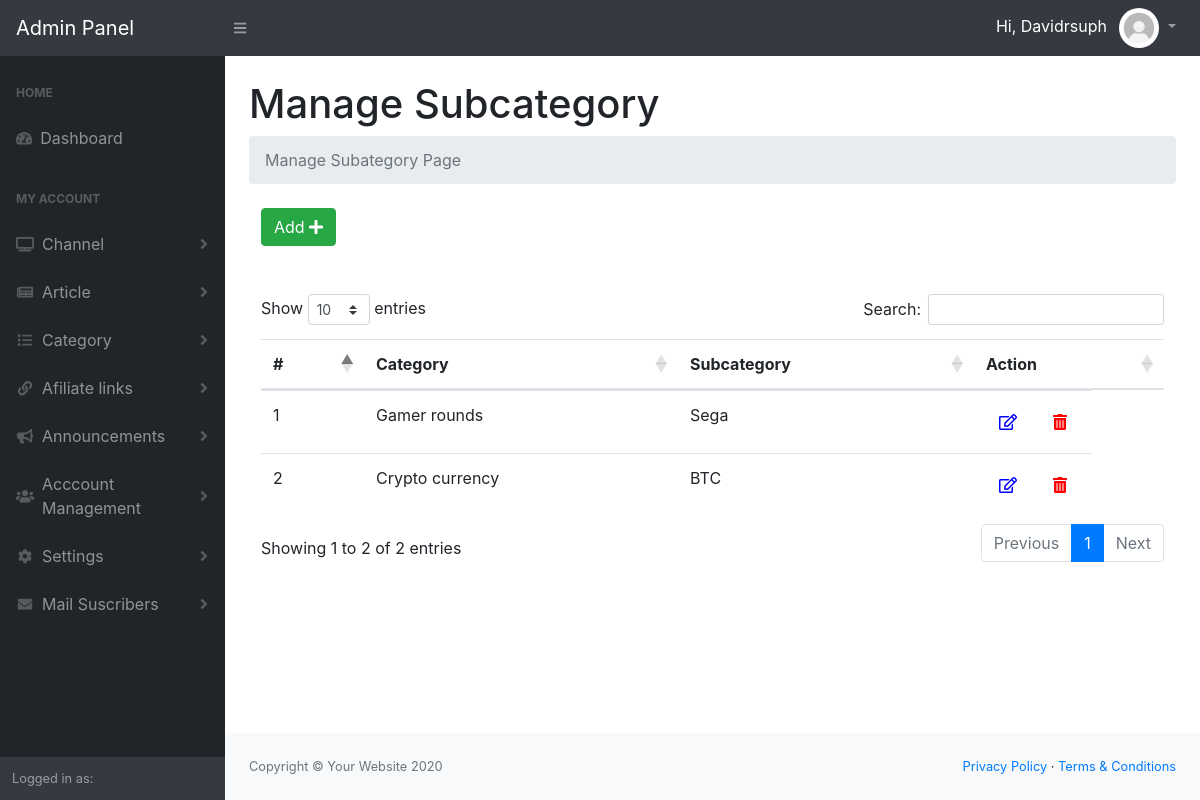
/admin/manage-subcategories.php (signed in), run on the app's committed database.
### tables this page shows
CREATE TABLE IF NOT EXISTS `subcategory` (
  `id` int(11) NOT NULL AUTO_INCREMENT,
  `category_id` int(11) NOT NULL,
  `subcategory` varchar(255) NOT NULL,
  `Is_Active` int(11) NOT NULL,
  `created_on` timestamp NOT NULL DEFAULT CURRENT_TIMESTAMP ON UPDATE CURRENT_TIMESTAMP,
  PRIMARY KEY (`id`)
);

CREATE TABLE IF NOT EXISTS `category` (
  `id` int(11) NOT NULL AUTO_INCREMENT,
  `CategoryName` varchar(255) NOT NULL,
  `Is_Active` int(11) NOT NULL,
  `created_on` timestamp NOT NULL DEFAULT CURRENT_TIMESTAMP ON UPDATE CURRENT_TIMESTAMP,
  PRIMARY KEY (`id`)
);

### admin/manage-subcategories.php (the view, shortened to what this page needs)
<?php
    include('include/header.php');
?>
<?php
    include('include/sidebar.php');
?>
<main>
    <div class="container-fluid">
        <h1 class="mt-4">Manage Subcategory</h1>
        <ol class="breadcrumb mb-4">
            <li class="breadcrumb-item active">Manage Subategory Page</li>
        </ol>
        <div class="col-md-12">
            <div class="demo-box m-t-20">
                <div class="m-b-30">
                    <a href="add-subcategory.php">
                    <button id="addToTable" class="btn btn-success waves-effect waves-light">Add <i class="fa fa-plus" ></i></button>
                    </a>
                </div>
                <br>
                <br>
            <div class="table-responsive">
                <table class="table m-0 table-colored-bordered table-bordered-primary" id="dataTable">
                    <thead>
                        <tr>
                            <th>#</th>
                            <th>Category</th>
                            <th>Subcategory</th>
                            <th>Action</th>
                        </tr>
                    </thead>
                    <tbody>
                    <?php
                    $query=mysqli_query($conn,"SELECT category.CategoryName as catname,subcategory.subcategory as subcatname,subcategory.id as subcatid from subcategory join category on subcategory.category_id=category.id where subcategory.Is_Active=1");
                    $rowcount=mysqli_num_rows($query);
                    if($rowcount==0)
                    {
                    ?>
                    <tr>
                    <td colspan="7" align="center"><h3 style="color:red">No record found</h3></td>
                    <tr>
                    <?php
                    } else {
                    while($row=mysqli_fetch_array($query))
                    {
                    ?>
					<tr>
						<td><?php echo $row['subcatid']; ?></td>
                        <td><?php echo $row['catname']; ?></td>
                        <td><?php echo $row['subcatname']; ?></td>
						<td style="display: inline-flex;">
              <form action="edit-subcategory.php" method="post">
                  <button type="submit" name="btn_edit" class="btn" style="color: blue;"><i class="far fa-edit"></i></button>
              </form>
          <form action="manage-subcategories.php" method="post">
              <button type="submit" name="delete_btn" class="btn" onclick="return confirm('Are you sure you want to delete this record?');" style="margin-left: 10px;color: red;"><i class="fas fa-trash-alt"></i></button>
          </form>
            </td>
					</tr>
                    <?php
					}
                }
                 ?>
                    </tbody>
                </table>
                </div>
            </div>
        </div>
    </div>
</main>
<?php
    include('include/footer.php');
?>
<?php
    include('include/scripts.php');
?>

### data on the page
subcategory: id "1", category.CategoryName "Gamer rounds", subcategory "Sega"
subcategory: id "2", category.CategoryName "Crypto currency", subcategory "BTC"

### other printed values
$user "Davidrsuph"
